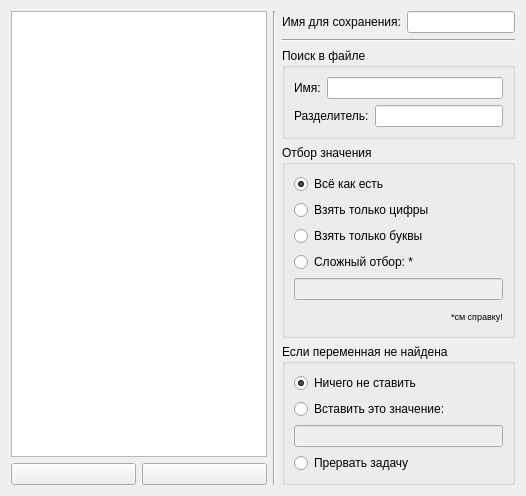
              <widget class="QWidget" name="tab_4">
               <attribute name="title">
                <string>Переменные шапки</string>
               </attribute>
               <layout class="QVBoxLayout" name="verticalLayout_42">
                <item>
                 <layout class="QHBoxLayout" name="horizontalLayout_48">
                  <item>
                   <layout class="QVBoxLayout" name="verticalLayout_36">
                    <item>
                     <widget class="QListWidget" name="add_var_list"/>
                    </item>
                    <item>
                     <layout class="QHBoxLayout" name="horizontalLayout_45">
                      <item>
                       <widget class="QPushButton" name="add_button_2">
                        <property name="text">
                         <string/>
                        </property>
                       </widget>
                      </item>
                      <item>
                       <widget class="QPushButton" name="remove_button_2">
                        <property name="text">
                         <string/>
                        </property>
                       </widget>
                      </item>
                     </layout>
                    </item>
                   </layout>
                  </item>
                  <item>
                   <widget class="Line" name="line_19">
                    <property name="orientation">
                     <enum>Qt::Vertical</enum>
                    </property>
                   </widget>
                  </item>
                  <item>
                   <layout class="QVBoxLayout" name="verticalLayout_41">
                    <item>
                     <layout class="QHBoxLayout" name="horizontalLayout_25">
                      <item>
                       <widget class="QLabel" name="label_35">
                        <property name="text">
                         <string>Имя для сохранения:</string>
                        </property>
                       </widget>
                      </item>
                      <item>
                       <widget class="QLineEdit" name="var_name_to_save"/>
                      </item>
                     </layout>
                    </item>
                    <item>
                     <widget class="Line" name="line_28">
                      <property name="orientation">
                       <enum>Qt::Horizontal</enum>
                      </property>
                     </widget>
                    </item>
                    <item>
                     <widget class="QGroupBox" name="groupBox_17">
                      <property name="title">
                       <string>Поиск в файле</string>
                      </property>
                      <layout class="QVBoxLayout" name="verticalLayout_51">
                       <item>
                        <layout class="QHBoxLayout" name="horizontalLayout_57">
                         <item>
                          <widget class="QLabel" name="label_32">
                           <property name="text">
                            <string>Имя:</string>
                           </property>
                          </widget>
                         </item>
                         <item>
                          <widget class="QLineEdit" name="var_name_to_find"/>
                         </item>
                        </layout>
                       </item>
                       <item>
                        <layout class="QHBoxLayout" name="horizontalLayout_55">
                         <item>
                          <widget class="QLabel" name="label_38">
                           <property name="text">
                            <string>Разделитель:</string>
                           </property>
                          </widget>
                         </item>
                         <item>
                          <widget class="QLineEdit" name="var_name_sep"/>
                         </item>
                        </layout>
                       </item>
                      </layout>
                     </widget>
                    </item>
                    <item>
                     <widget class="QGroupBox" name="groupBox_18">
                      <property name="title">
                       <string>Отбор значения</string>
                      </property>
                      <layout class="QVBoxLayout" name="verticalLayout_50">
                       <item>
                        <widget class="QRadioButton" name="var_delect_all">
                         <property name="text">
                          <string>Всё как есть</string>
                         </property>
                         <property name="checked">
                          <bool>true</bool>
                         </property>
                        </widget>
                       </item>
                       <item>
                        <widget class="QRadioButton" name="var_delect_digits">
                         <property name="text">
                          <string>Взять только цифры</string>
                         </property>
                        </widget>
                       </item>
                       <item>
                        <widget class="QRadioButton" name="var_delect_w">
                         <property name="text">
                          <string>Взять только буквы</string>
                         </property>
                        </widget>
                       </item>
                       <item>
                        <layout class="QVBoxLayout" name="verticalLayout_49">
                         <item>
                          <widget class="QRadioButton" name="radioButton_28">
                           <property name="text">
                            <string>Сложный отбор: *</string>
                           </property>
                          </widget>
                         </item>
                         <item>
                          <widget class="QLineEdit" name="lineEdit_26">
                           <property name="enabled">
                            <bool>false</bool>
                           </property>
                          </widget>
                         </item>
                         <item>
                          <layout class="QHBoxLayout" name="horizontalLayout_47">
                           <item>
                            <spacer name="horizontalSpacer_11">
                             <property name="orientation">
                              <enum>Qt::Horizontal</enum>
                             </property>
                             <property name="sizeHint" stdset="0">
                              <size>
                               <width>18</width>
                               <height>20</height>
                              </size>
                             </property>
                            </spacer>
                           </item>
                           <item>
                            <widget class="QLabel" name="label_39">
                             <property name="font">
                              <font>
                               <pointsize>7</pointsize>
                              </font>
                             </property>
                             <property name="contextMenuPolicy">
                              <enum>Qt::CustomContextMenu</enum>
                             </property>
                             <property name="text">
                              <string>*см справку!</string>
                             </property>
                            </widget>
                           </item>
                          </layout>
                         </item>
                        </layout>
                       </item>
                      </layout>
                     </widget>
                    </item>
                    <item>
                     <widget class="QGroupBox" name="groupBox_16">
                      <property name="title">
                       <string>Если переменная не найдена</string>
                      </property>
                      <layout class="QVBoxLayout" name="verticalLayout_53">
                       <item>
                        <widget class="QRadioButton" name="var_isnotexists_nothing">
                         <property name="text">
                          <string>Ничего не ставить</string>
                         </property>
                         <property name="checked">
                          <bool>true</bool>
                         </property>
                        </widget>
                       </item>
                       <item>
                        <layout class="QVBoxLayout" name="verticalLayout_52">
                         <item>
                          <widget class="QRadioButton" name="var_isnotexists_setval">
                           <property name="text">
                            <string>Вставить это значение:</string>
                           </property>
                          </widget>
                         </item>
                         <item>
                          <widget class="QLineEdit" name="lineEdit_25">
                           <property name="enabled">
                            <bool>false</bool>
                           </property>
                          </widget>
                         </item>
                        </layout>
                       </item>
                       <item>
                        <widget class="QRadioButton" name="var_isnotexists_abort">
                         <property name="text">
                          <string>Прервать задачу</string>
                         </property>
                        </widget>
                       </item>
                      </layout>
                     </widget>
                    </item>
                   </layout>
                  </item>
                 </layout>
                </item>
               </layout>
              </widget>
